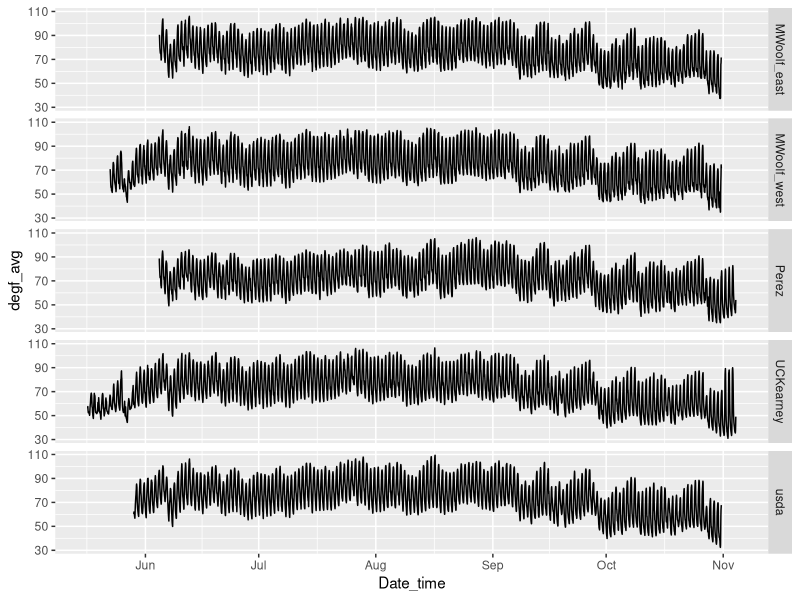
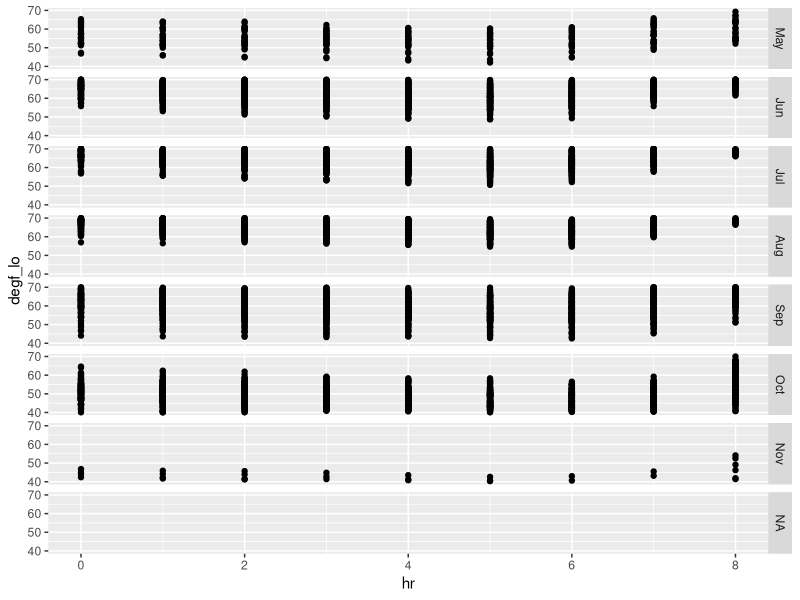

The R source for these figures, in order:
#===========================================================================#
# script1_temperature_variation.R
# 
# Examine variation in nightly temperatures, and determine the number of
# observations in a range relevant to shifting mating activity earler
#
#===========================================================================#


library(tidyverse)
library(lubridate)

## Variation in 2019 data
alltemps19 <- readr::read_csv("./trapview_temps_degf_y19.csv")

ggplot(alltemps19, aes(x = Date_time, y = degf_avg)) +
  geom_line() +
  facet_grid(site ~ .)

# May is in 2 of the 6 data sets, nothing earlier

# May is in 2 of the 6 data sets, nothing earlier

# Examine by month in order to contrast and to expand the x-scale. In order
# to do that, get month and day of month as variables

alltemps19
# A tibble: 18,969 x 6
#   site      Date_time           degf_avg degf_lo degf_hi rh_avg
#   <chr>     <dttm>                 <dbl>   <dbl>   <dbl>  <dbl>
# 1 UCKearney 2019-05-16 17:00:00     56.1    55.4    56.8   83.0
# 2 UCKearney 2019-05-16 18:00:00     57.5    56.1    58.6   81.7

nightly_19 <- alltemps19 %>% # 18969 to 798
  mutate(mnth = month(Date_time, label = TRUE, abbr = TRUE),
         day_of_mnth = mday(Date_time)) %>% 
  group_by(site, mnth, day_of_mnth) %>% 
  summarise(degf_lo = min(degf_lo)) %>% 
  mutate(coolnt = ifelse(degf_lo <= 52,1,0))

monthly19 <- nightly_19 %>% 
  group_by(site,mnth) %>% 
  summarise(coolnt = sum(coolnt),
            nObs = n(),
            pct_cool = coolnt/nObs)

monthly19 
 # Over 70% of nights reached <= 66F as measured by TrapView, but before October
 # few nights were < 52F

# Nightly low was in this range in almost all months (lower in October?)
# Need to look at diurnal variation, but these data suggest no great differences
# from June to September

alltemps19$hr = hour(alltemps19$Date_time)
alltemps19$mnth = month(alltemps19$Date_time, label = TRUE, abbr = TRUE)
alltemps19

ggplot(alltemps19, aes(x = hr, y = degf_lo)) +
  geom_point() + 
  facet_grid(mnth ~ .) +
  xlim(0,8) + 
  ylim(40,70)
# Shows a range of temperatures, many in the region in which NOW shifts calling 
# earlier.


